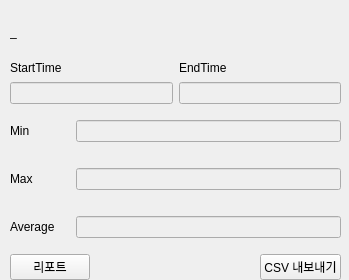
<?xml version="1.0" encoding="UTF-8"?>
<ui version="4.0">
 <class>summaryForm</class>
 <widget class="QWidget" name="summaryForm">
  <property name="geometry">
   <rect>
    <x>0</x>
    <y>0</y>
    <width>349</width>
    <height>280</height>
   </rect>
  </property>
  <property name="sizePolicy">
   <sizepolicy hsizetype="Preferred" vsizetype="Fixed">
    <horstretch>0</horstretch>
    <verstretch>0</verstretch>
   </sizepolicy>
  </property>
  <property name="minimumSize">
   <size>
    <width>0</width>
    <height>280</height>
   </size>
  </property>
  <property name="maximumSize">
   <size>
    <width>16777215</width>
    <height>280</height>
   </size>
  </property>
  <property name="windowTitle">
   <string>Form</string>
  </property>
  <widget class="QWidget" name="verticalLayoutWidget">
   <property name="geometry">
    <rect>
     <x>10</x>
     <y>10</y>
     <width>331</width>
     <height>270</height>
    </rect>
   </property>
   <layout class="QVBoxLayout" name="verticalLayout">
    <item>
     <widget class="QLabel" name="channelNameLabel">
      <property name="text">
       <string>_</string>
      </property>
     </widget>
    </item>
    <item>
     <layout class="QHBoxLayout" name="horizontalLayout">
      <item>
       <layout class="QVBoxLayout" name="verticalLayout_2">
        <item>
         <widget class="QLabel" name="label">
          <property name="text">
           <string>StartTime</string>
          </property>
         </widget>
        </item>
        <item>
         <widget class="QLineEdit" name="startTimeEdit">
          <property name="enabled">
           <bool>false</bool>
          </property>
         </widget>
        </item>
       </layout>
      </item>
      <item>
       <layout class="QVBoxLayout" name="verticalLayout_4">
        <property name="leftMargin">
         <number>0</number>
        </property>
        <property name="rightMargin">
         <number>0</number>
        </property>
        <item>
         <widget class="QLabel" name="label_2">
          <property name="text">
           <string>EndTime</string>
          </property>
         </widget>
        </item>
        <item>
         <widget class="QLineEdit" name="endTimeEdit">
          <property name="enabled">
           <bool>false</bool>
          </property>
         </widget>
        </item>
       </layout>
      </item>
     </layout>
    </item>
    <item>
     <layout class="QHBoxLayout" name="horizontalLayout_2">
      <property name="topMargin">
       <number>10</number>
      </property>
      <property name="bottomMargin">
       <number>10</number>
      </property>
      <item>
       <widget class="QLabel" name="label_3">
        <property name="minimumSize">
         <size>
          <width>60</width>
          <height>0</height>
         </size>
        </property>
        <property name="text">
         <string>Min</string>
        </property>
       </widget>
      </item>
      <item>
       <widget class="QLineEdit" name="minimumEdit">
        <property name="enabled">
         <bool>false</bool>
        </property>
       </widget>
      </item>
     </layout>
    </item>
    <item>
     <layout class="QHBoxLayout" name="horizontalLayout_4">
      <property name="topMargin">
       <number>10</number>
      </property>
      <property name="bottomMargin">
       <number>10</number>
      </property>
      <item>
       <widget class="QLabel" name="label_4">
        <property name="minimumSize">
         <size>
          <width>60</width>
          <height>0</height>
         </size>
        </property>
        <property name="text">
         <string>Max</string>
        </property>
       </widget>
      </item>
      <item>
       <widget class="QLineEdit" name="maximumEdit">
        <property name="enabled">
         <bool>false</bool>
        </property>
       </widget>
      </item>
     </layout>
    </item>
    <item>
     <layout class="QHBoxLayout" name="horizontalLayout_3">
      <property name="topMargin">
       <number>10</number>
      </property>
      <property name="bottomMargin">
       <number>10</number>
      </property>
      <item>
       <widget class="QLabel" name="label_5">
        <property name="minimumSize">
         <size>
          <width>60</width>
          <height>0</height>
         </size>
        </property>
        <property name="text">
         <string>Average</string>
        </property>
       </widget>
      </item>
      <item>
       <widget class="QLineEdit" name="averageEdit">
        <property name="enabled">
         <bool>false</bool>
        </property>
       </widget>
      </item>
     </layout>
    </item>
    <item>
     <layout class="QHBoxLayout" name="horizontalLayout_5">
      <item>
       <widget class="QPushButton" name="reportButton">
        <property name="text">
         <string>리포트</string>
        </property>
       </widget>
      </item>
      <item>
       <spacer name="horizontalSpacer">
        <property name="orientation">
         <enum>Qt::Horizontal</enum>
        </property>
        <property name="sizeHint" stdset="0">
         <size>
          <width>40</width>
          <height>20</height>
         </size>
        </property>
       </spacer>
      </item>
      <item>
       <widget class="QPushButton" name="exportButton">
        <property name="text">
         <string>CSV 내보내기</string>
        </property>
       </widget>
      </item>
     </layout>
    </item>
   </layout>
  </widget>
 </widget>
 <resources/>
 <connections/>
</ui>
